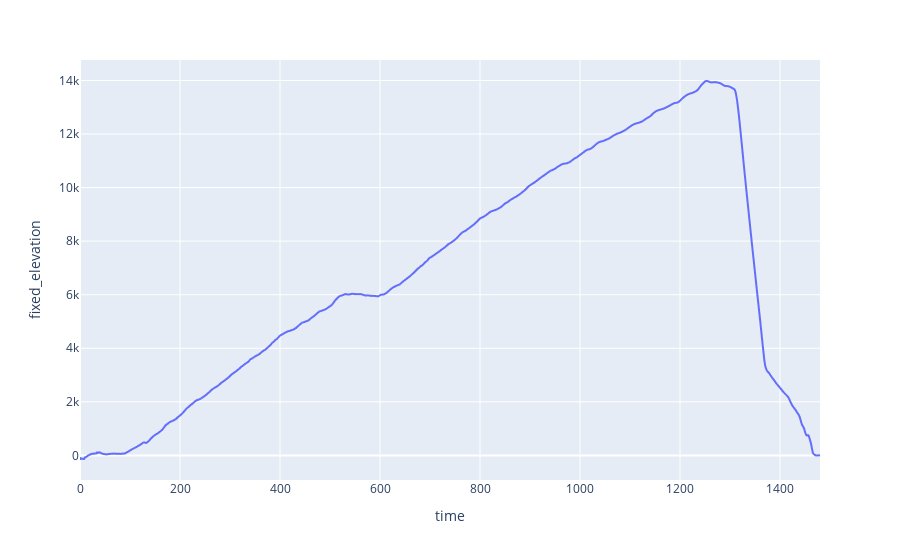

Source (notebook cell):
### Code cell
fig = px.line(df, x="time", y="fixed_elevation")
fig.update_traces(mode="lines")
fig.update_xaxes(showspikes=True, spikecolor="black", spikethickness=0.5)
fig.update_yaxes(showspikes=True, spikecolor="black", spikethickness=0.5)
fig.show()

### Figure 1 — Plotly figure (JSON) as saved in the notebook; plotly's stock layout.template omitted (floating-point values rounded to 4 significant figures; data arrays with more than 128 entries replaced by an {"elided": "..."} marker saying what was removed)
{"data": [{"hovertemplate": "time=%{x}<br>fixed_elevation=%{y}<extra></extra>", "legendgroup": "", "line": {"color": "#636efa", "dash": "solid"}, "marker": {"symbol": "circle"}, "mode": "lines", "name": "", "showlegend": false, "type": "scattergl", "x": {"elided": "7401 float values"}, "xaxis": "x", "y": {"elided": "7401 float values"}, "yaxis": "y"}], "layout": {"legend": {"tracegroupgap": 0}, "margin": {"t": 60}, "xaxis": {"anchor": "y", "domain": [0, 1], "showspikes": true, "spikecolor": "black", "spikethickness": 0.5, "title": {"text": "time"}}, "yaxis": {"anchor": "x", "domain": [0, 1], "showspikes": true, "spikecolor": "black", "spikethickness": 0.5, "title": {"text": "fixed_elevation"}}}}
